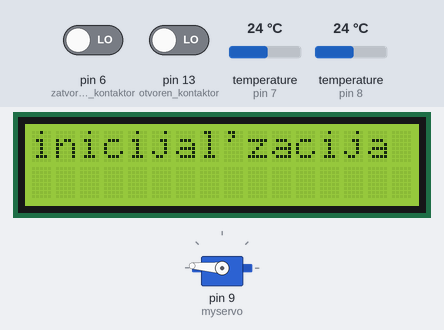
Bench run of a sketch on a simulated Arduino Uno, built with avr-gcc and run on an emulated ATmega328P. Parts: 16×2 character LCD, servo. The test bench sets the inputs (shaded band); at power-on: pin 6 (zatvoren_kontaktor) LOW, pin 13 (otvoren_kontaktor) LOW, temperature (sensors on pin 7, pin 8) 24 °C. What the sketch prints to the serial monitor is not drawn.

Above: at 11.8 s.
11.9 s: pin 6 (zatvoren_kontaktor) driven HIGH
At 12.5 s:
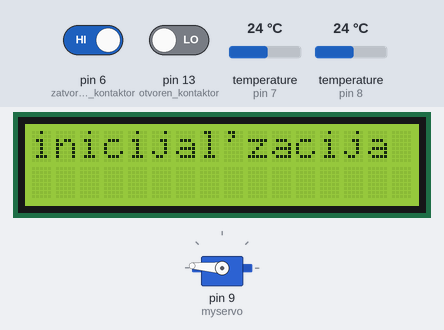
13.4 s: pin 13 (otvoren_kontaktor) driven HIGH
At 15.4 s:
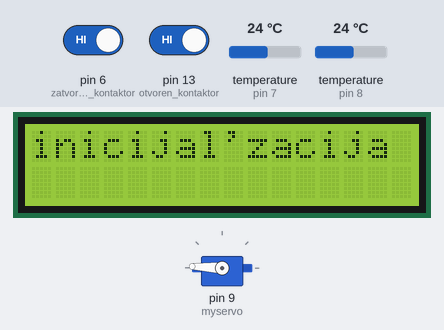
17.3 s: pin 13 (otvoren_kontaktor) driven LOW
20.1 s: pin 6 (zatvoren_kontaktor) driven LOW
23.8 s: temperature (sensor on pin 7) set to 12 °C
At 25.3 s:
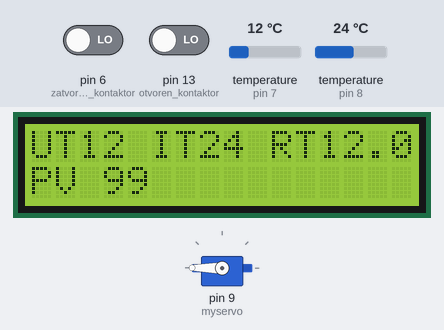
26.5 s: temperature (sensor on pin 8) set to 12 °C
At 28.8 s:
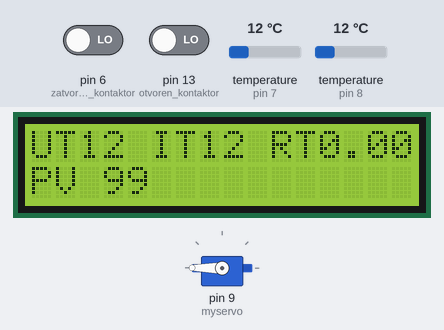
Timing chart, 0 to 30.2 s (numbered marks = the images above; inputs shaded):
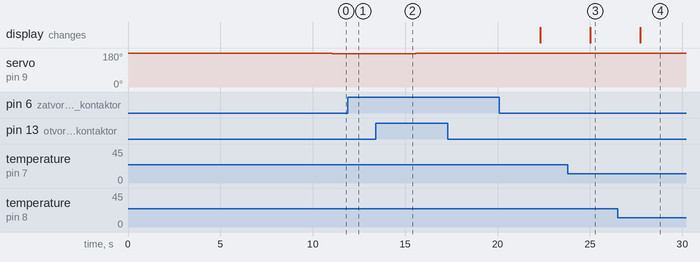

Measured:
- after the input at 11.9 s, servo on pin 9 (myservo): stays 176° (without the input it goes to 175° after 0.17 s)
- after the input at 13.4 s, servo on pin 9 (myservo): 176° → 177° after 1.7 s, → 178° 0.50 s later, → 179° 0.50 s later, → 180° 0.50 s later
- after the input at 17.3 s, every drawn part: stays the same
- after the input at 23.8 s, the display: changes after 1.2 s (image 3)
- after the input at 26.5 s, the display: changes after 1.2 s (image 4)

The sketch:

ventil_za_grejanje_Goran.ino.ino
```cpp
/*-----( Import needed libraries )-----*/
#include <OneWire.h>
#include <DallasTemperature.h>
#include <Servo.h>
#include <LiquidCrystal.h>
/*-----( Declare Constants )-----*/
#define ulazni_senzor_temp 7 /*-(Connect to Pin )-*/
#define izlazni_senzor_temp 8 /*-(Connect to Pin)-*/
#define kontaktor_zatvoren //kontaktor kada je ventil skroz zatvoren
#define kontaktor_otvoren //kontaktor kada je ventil skroz otvoren

/*-----( Declare objects )-----*/
Servo myservo;  // create servo object to control a servo
LiquidCrystal lcd(12, 11, 5, 4, 3, 2);
/* Set up a oneWire instance to communicate with any OneWire device*/
OneWire ourWire(ulazni_senzor_temp);
OneWire ourWire1(izlazni_senzor_temp);
/* Tell Dallas Temperature Library to use oneWire Library */
DallasTemperature ulazni_senzor(&ourWire);
DallasTemperature izlazni_senzor(&ourWire1);
/*-----( Declare Variables )-----*/
int polozaj_ventila = 180; //polozaj servo motora na ventilu
int potpuno_otvoren_ventil = 180; //polozaj servo motora kada je ventil potpuno otvoren
int potpuno_zatvoren_ventil = 0; //polozaj servo motora kada je ventil potpuno zatvoren
int zatvoren_kontaktor = 6;
int otvoren_kontaktor = 13;
int stepen_u_inicijalizaciji = 1; //po koliko stepeni da pomera ventil pri inicijalizaciji ventila. kada trazi skroz otvoreno i zatvoreno stanje
int brojac_otvaranja_pri_inicijalizaciji = 0;
int pauza_posle_temp = 1000; //pauza posle citanja oba senzora za temperaturu u milisekundama -- generalna pauza za sve
double razlika_u_temperaturama = 0;
int stepen_otvaranja_ventila=1; //za koliko da otvara pri razlici u temperaturi
int ulazna_temp;
int izlazna_temp;
int apsolutni_polozaj_ventila;
int broj_iteracija=0;
void setup() /*----( SETUP: RUNS ONCE )----*/
{
  lcd.begin(16, 2);
  lcd.print("inicijal'zacija");
  Serial.begin(9600);
  pinMode(zatvoren_kontaktor, INPUT);
  pinMode(otvoren_kontaktor, INPUT);
  myservo.attach(9);
  myservo.write(polozaj_ventila);
  delay(10000);
while (digitalRead(zatvoren_kontaktor) == LOW){
  myservo.write(polozaj_ventila-stepen_u_inicijalizaciji);
  polozaj_ventila = polozaj_ventila-stepen_u_inicijalizaciji;
  Serial.println(polozaj_ventila-stepen_u_inicijalizaciji);
  brojac_otvaranja_pri_inicijalizaciji = brojac_otvaranja_pri_inicijalizaciji + stepen_u_inicijalizaciji;
  delay(500);
}
potpuno_zatvoren_ventil = polozaj_ventila;

delay(3000);
while (digitalRead(otvoren_kontaktor) == HIGH){
  myservo.write(polozaj_ventila+stepen_u_inicijalizaciji);
  polozaj_ventila = polozaj_ventila+stepen_u_inicijalizaciji;
  Serial.println(polozaj_ventila+stepen_u_inicijalizaciji);
  brojac_otvaranja_pri_inicijalizaciji = brojac_otvaranja_pri_inicijalizaciji + stepen_u_inicijalizaciji;
  delay(500);
}
Serial.print(potpuno_otvoren_ventil);
Serial.print(potpuno_zatvoren_ventil);
potpuno_otvoren_ventil = polozaj_ventila; //pronadjen polozaj kontaktora skroz otvoreno i postavljen kao inicijalna vrednost otvorenog ventila

delay(1000);

Serial.println("YourDuino.com: Temperature Sensor Test Program");
Serial.println("Temperature Sensor: DS18B20");
delay(1000);
Serial.println(potpuno_zatvoren_ventil);
Serial.println(potpuno_otvoren_ventil);


/*-( Start up the DallasTemperature library )-*/
ulazni_senzor.begin();
}/*--(end setup )---*/


void loop() /*----( LOOP: RUNS CONSTANTLY )----*/
{

ulazni_senzor.requestTemperatures(); // Send the command to get temperatures
izlazni_senzor.requestTemperatures();

razlika_u_temperaturama = ulazni_senzor.getTempCByIndex(0)-izlazni_senzor.getTempCByIndex(0);
razlika_u_temperaturama = abs(razlika_u_temperaturama);
  lcd.setCursor(6, 1);
if(razlika_u_temperaturama>1){
  if(polozaj_ventila>potpuno_otvoren_ventil-1){
  }else if(digitalRead(otvoren_kontaktor) == LOW){
 lcd.print("OTVOREN");
  }else{
  myservo.write(polozaj_ventila+stepen_otvaranja_ventila);
  polozaj_ventila = polozaj_ventila+stepen_otvaranja_ventila;
 Serial.println("otvaram ");
 lcd.print("otvaram ");
  delay(pauza_posle_temp);
  }
}

if(razlika_u_temperaturama<1){
    if(polozaj_ventila<potpuno_zatvoren_ventil+15){
    }else if(digitalRead(zatvoren_kontaktor) == HIGH){
 lcd.print("ZATVOREN");
  }else{
    myservo.write(polozaj_ventila-stepen_otvaranja_ventila);
    polozaj_ventila = polozaj_ventila-stepen_otvaranja_ventila;
     Serial.println("zatvaram ");
     lcd.print("zatvaram ");
  delay(pauza_posle_temp);
  }
}
 lcd.print("              ");
 if(digitalRead(zatvoren_kontaktor) == HIGH){
  lcd.print("ZATVOREN");
 }
  if(digitalRead(otvoren_kontaktor) == LOW){
  lcd.print("OTVOREN");
 }
Serial.println("polozaj ventila, potpuno otvoren, potpuno zatvoren");
Serial.print(polozaj_ventila);
Serial.print("               ");
Serial.print(potpuno_otvoren_ventil);
Serial.print("               ");
Serial.println(potpuno_zatvoren_ventil);
Serial.print("Ulazni senzor temperature = ");
Serial.print(ulazni_senzor.getTempCByIndex(0));
Serial.println(" stepeni C");

Serial.print("Izlazni senzor temperature = ");
Serial.print(izlazni_senzor.getTempCByIndex(0));
Serial.println(" stepeni C");
Serial.println(" ------------------- ");
delay(pauza_posle_temp);
  lcd.setCursor(0, 0);
  lcd.print("UT");
  ulazna_temp = ulazni_senzor.getTempCByIndex(0);
  lcd.print(ulazna_temp);
  lcd.print(" ");
  lcd.print("IT");
  izlazna_temp = izlazni_senzor.getTempCByIndex(0);
  lcd.print(izlazna_temp);
  lcd.print(" RT");
  lcd.print(razlika_u_temperaturama);
  lcd.setCursor(0, 1);
  lcd.print("PV");
apsolutni_polozaj_ventila=(polozaj_ventila-potpuno_zatvoren_ventil)*100/(potpuno_otvoren_ventil-potpuno_zatvoren_ventil);
lcd.print(" ");
  Serial.println(apsolutni_polozaj_ventila);
  if(apsolutni_polozaj_ventila==100){
    apsolutni_polozaj_ventila=99;
  }
  if(apsolutni_polozaj_ventila<10){
lcd.setCursor(2, 1);
  lcd.print("0");
  lcd.print(int(apsolutni_polozaj_ventila));
  }else{
      lcd.print(int(apsolutni_polozaj_ventila));
  }

  if(ulazna_temp<30){
    if(broj_iteracija>14400){
      broj_iteracija=0;
      myservo.write(potpuno_zatvoren_ventil);
      delay(5000);
      myservo.write(potpuno_otvoren_ventil);
      polozaj_ventila = potpuno_otvoren_ventil;
      delay(5000);
    }
  }
  broj_iteracija++;
  Serial.print("br iteracija: ");
    Serial.println(broj_iteracija);

}/* --(end main loop )-- */

/* ( THE END ) */
```
